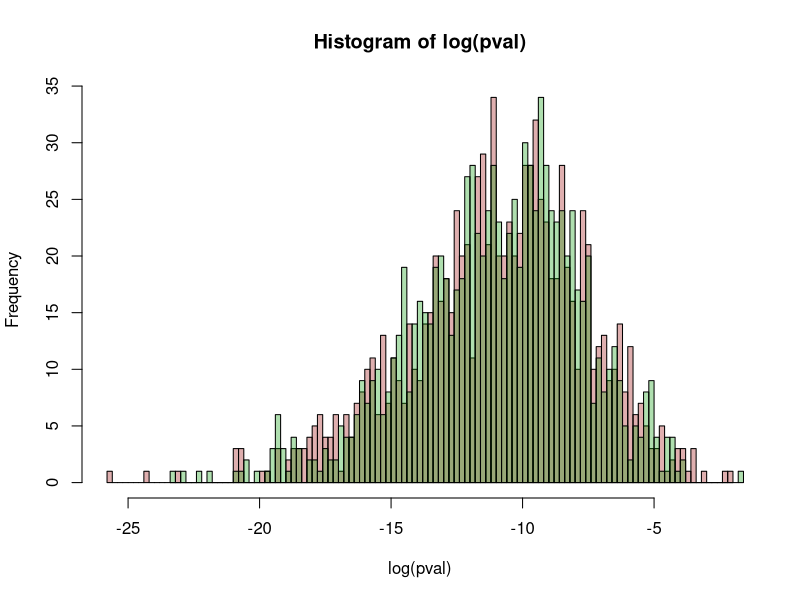

This figure's R source:
# are p-values for the slope affected by centering?


pval = rep(NA, 1000)

for (i in 1:1000){
  trueA = 1
  trueB = 0
  trueSd = 10
  sampleSize = 31
  
  x = (-(sampleSize-1)/2):((sampleSize-1)/2)
  y =  trueA * x + trueB + rnorm(n=sampleSize,mean=0,sd=trueSd)
  
  
  pval[i] = summary(lm(y ~ x))$coefficients[2,4]  
}

hist(log(pval), breaks = 100, col = "#99000050")


pval = rep(NA, 1000)

for (i in 1:1000){
  trueA = 1
  trueB = 0
  trueSd = 10
  sampleSize = 31
  
  x = (-(sampleSize-1)/2):((sampleSize-1)/2) + 100
  y =  trueA * x + trueB + rnorm(n=sampleSize,mean=0,sd=trueSd)
  
  
  pval[i] = summary(lm(y ~ x))$coefficients[2,4]  
}

hist(log(pval), breaks = 100, col = "#00990050", add = T)

